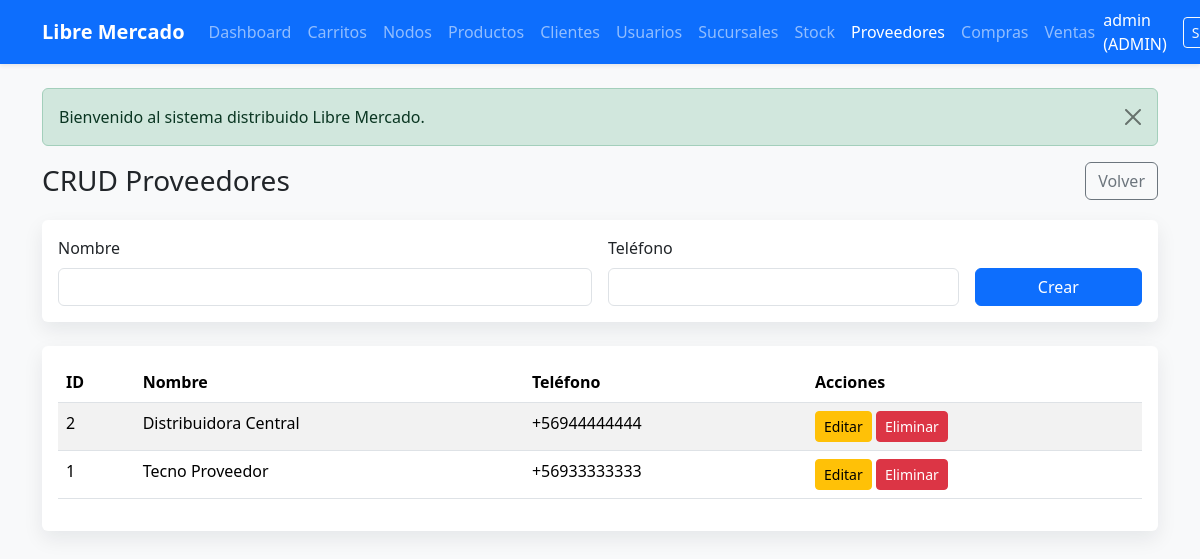
/proveedores.php (signed in), run on the app's committed database.
### tables this page shows
CREATE TABLE IF NOT EXISTS proveedores (
    id_proveedor INT AUTO_INCREMENT PRIMARY KEY,
    nombre VARCHAR(120) NOT NULL,
    telefono VARCHAR(30) NOT NULL,
    INDEX idx_proveedor_nombre (nombre)
);

### includes/helpers.php (called while the page is built, shortened)
<?php
function old(string $key, mixed $default = ''): mixed
{
    return $_POST[$key] ?? $default;
}
function e(mixed $value): string
{
    return htmlspecialchars((string) $value, ENT_QUOTES, 'UTF-8');
}

### config/db_central.php (called while the page is built, shortened)
<?php
function dbCentral(): PDO
{
    $host = envValue('DB_CENTRAL_HOST', envValue('DB_HOST', '127.0.0.1'));
    $port = envValue('DB_CENTRAL_PORT', envValue('DB_PORT', '3306'));
    $db = envValue('DB_CENTRAL_NAME', 'libre_mercado_central');
    $user = envValue('DB_CENTRAL_USER', envValue('DB_USER', 'root'));
    $pass = envValue('DB_CENTRAL_PASS', envValue('DB_PASS', ''));
    $pdo = createPdoWithRetry(
        "mysql:host={$host};port={$port};dbname={$db};charset=utf8mb4",
        $user,
        $pass,
        [
            PDO::ATTR_ERRMODE => PDO::ERRMODE_EXCEPTION,
            PDO::ATTR_DEFAULT_FETCH_MODE => PDO::FETCH_ASSOC,
            PDO::ATTR_EMULATE_PREPARES => false,
        ],
        10,
        1500
    );
    return $pdo;
}

### config/db_ventas.php (called while the page is built, shortened)
<?php
require_once __DIR__ . '/db_central.php';
function dbVentas(): PDO
{
    return dbCentral();
}

### models/Proveedor.php (called while the page is built, shortened)
<?php
require_once __DIR__ . '/../config/db_ventas.php';
class Proveedor
{
    private PDO $db;
    public function __construct()
    {
        $this->db = dbVentas();
    }
    public function all(): array
    {
        return $this->db->query('SELECT * FROM proveedores ORDER BY id_proveedor DESC')->fetchAll();
    }
}

### proveedores.php (the view, shortened to what this page needs)
<?php
require_once __DIR__ . '/models/Proveedor.php';
$model = new Proveedor();
$editing = isset($_GET['edit']) ? $model->find((int) $_GET['edit']) : null;
require __DIR__ . '/includes/header.php';
?>
<?php require __DIR__ . '/includes/flash.php'; ?>
<div class="page-title"><h1 class="h3 mb-0">CRUD Proveedores</h1><a href="dashboard.php" class="btn btn-outline-secondary">Volver</a></div>
<div class="card card-shadow border-0 mb-4"><div class="card-body">
    <form method="post" class="row g-3">
        <div class="col-md-6"><label class="form-label">Nombre</label><input type="text" name="nombre" class="form-control" value="<?= e($editing['nombre'] ?? old('nombre')) ?>"></div>
        <div class="col-md-4"><label class="form-label">Teléfono</label><input type="text" name="telefono" class="form-control" value="<?= e($editing['telefono'] ?? old('telefono')) ?>"></div>
        <div class="col-md-2 d-flex align-items-end"><button class="btn btn-primary w-100"><?= $editing ? 'Actualizar' : 'Crear' ?></button></div>
    </form>
</div></div>
<div class="card card-shadow border-0"><div class="card-body table-responsive">
    <table class="table table-striped"><thead><tr><th>ID</th><th>Nombre</th><th>Teléfono</th><th>Acciones</th></tr></thead><tbody>
    <?php foreach ($model->all() as $item): ?>
        <tr>
            <td><?= $item['id_proveedor'] ?></td>
            <td><?= e($item['nombre']) ?></td>
            <td><?= e($item['telefono']) ?></td>
            <td><a href="proveedores.php?edit=<?= $item['id_proveedor'] ?>" class="btn btn-sm btn-warning">Editar</a> <a href="proveedores.php?delete=<?= $item['id_proveedor'] ?>" class="btn btn-sm btn-danger" onclick="return confirm('¿Eliminar proveedor?')">Eliminar</a></td>
        </tr>
    <?php endforeach; ?>
    </tbody></table>
</div></div>
<?php require __DIR__ . '/includes/footer.php'; ?>

### assets/css/styles.css (style rules this page uses)
body { min-height: 100vh; }
.card-shadow { box-shadow: 0 0.5rem 1.25rem rgba(15, 23, 42, 0.08); }
.page-title { display: flex; justify-content: space-between; align-items: center; gap: 1rem; margin-bottom: 1.25rem; }
.table-responsive { border-radius: 0.75rem; }

### data on the page
proveedores: id_proveedor "2", nombre "Distribuidora Central", telefono "+56944444444"
proveedores: id_proveedor "1", nombre "Tecno Proveedor", telefono "+56933333333"

### other printed values
$user['username'] "admin"
$user['rol'] "ADMIN"
$flash['message'] "Bienvenido al sistema distribuido Libre Mercado."
